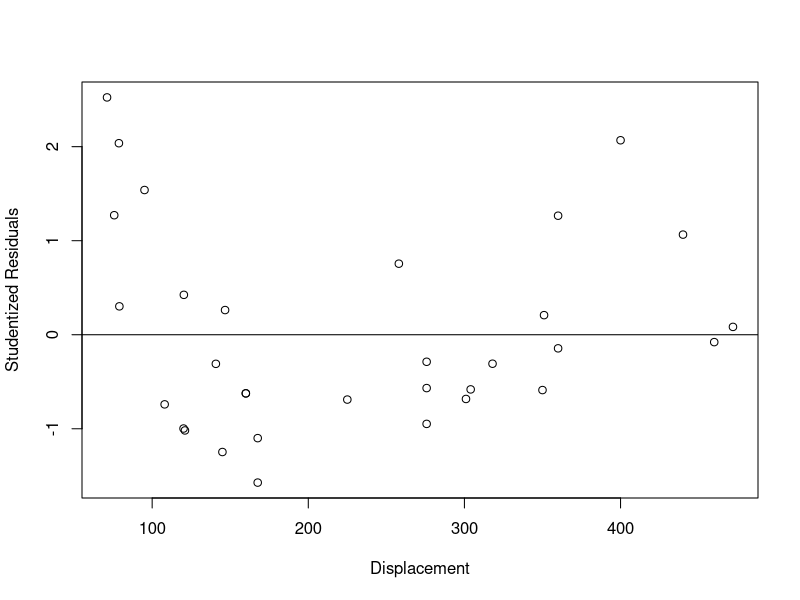

Write the R code that produced this figure.
# A studentized residual is simply a residual divided by its estimated
# standard deviation.
# In practice, we typically say that any observation in a dataset 
# that has a studentized residual greater than an absolute value
# of 3 is an outlier.

# Example: Calculating Studentized Residuals in R
# build simple linear regression model
model <- lm(mpg ~ disp, data = mtcars)

# load package
library("MASS")

# calculate studentized residuals
stud_resids <- studres(model)

# head first three studentized residuals
head(stud_resids, 3)

# plot predictor variable vs. studentized residuals
plot(mtcars$disp, stud_resids, ylab="Studentized Residuals", xlab="Displacement")

# add horizontal line at 0
abline(0, 0)

# add studentized residuals to original dataset
final_data <- cbind(mtcars[c("mpg", "disp")], stud_resids)

# view fianl dataset
head(final_data)

# We can then sort each observation from largest to smallest
# according to its studentized residual to get an idea
# of which observations are closest to being outliers:

# sort studentized residuals descending 
final_data[order(-stud_resids), ]
